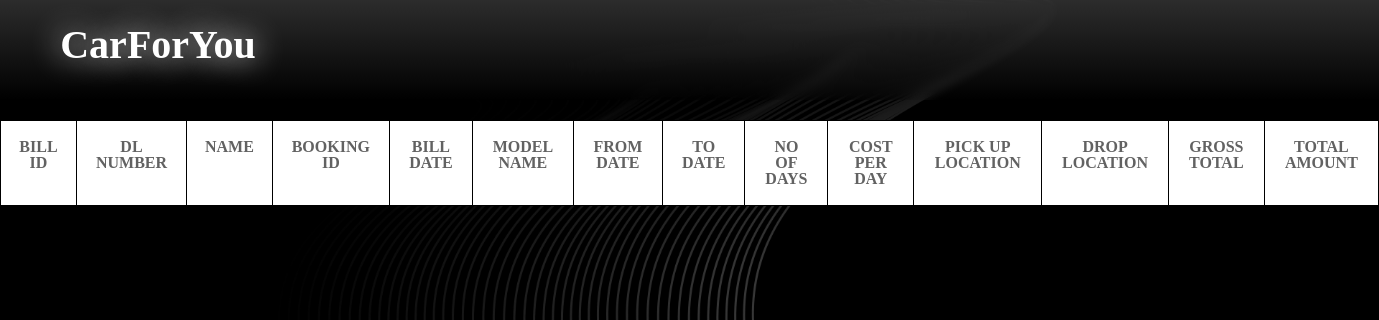
The app's page /admin/showbill.php, older data.
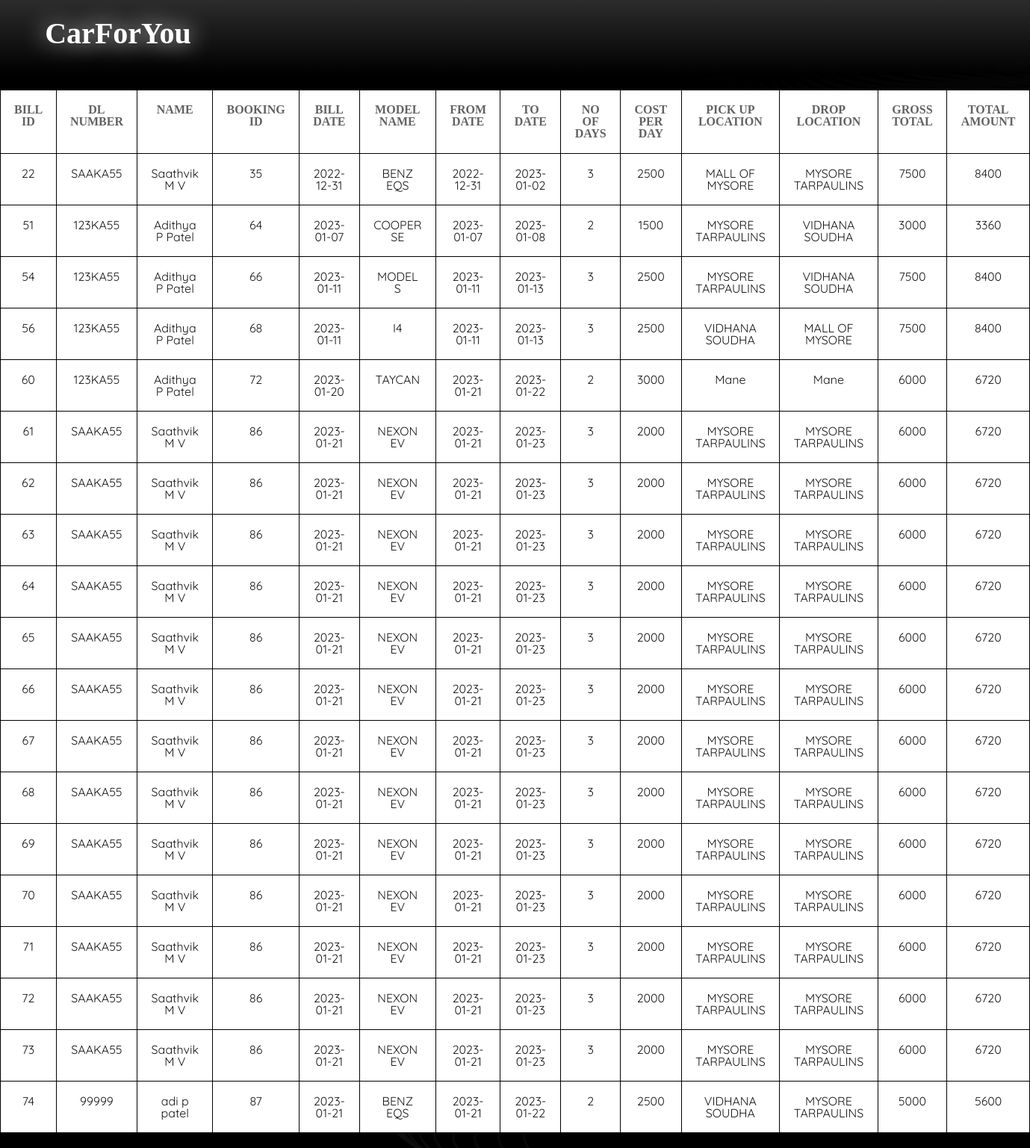
The same page, newer data.
### tables this page shows
CREATE TABLE `billing_details` (
  `BILL_ID` int(11) NOT NULL,
  `DL_NUM` varchar(10) NOT NULL,
  `NAME` varchar(30) DEFAULT NULL,
  `BOOKING_ID` int(11) NOT NULL,
  `BILL_DATE` date NOT NULL,
  `MODEL_NAME` varchar(30) DEFAULT NULL,
  `FROM_DATE` date DEFAULT NULL,
  `TO_DATE` date DEFAULT NULL,
  `NO_OF_DAYS` int(11) NOT NULL,
  `CPD` int(11) DEFAULT NULL,
  `PICK_LOC` char(30) DEFAULT NULL,
  `DROP_LOC` char(30) DEFAULT NULL,
  `GROSS_TOTAL` int(11) NOT NULL,
  `TOTAL_AMOUNT` int(11) NOT NULL
);

### admin/showbill.php (the view, shortened to what this page needs)
<!DOCTYPE html>
<html lang="en">
<head>
	<link rel="stylesheet" type="text/css" href="css/reset.css">
	<link rel="stylesheet" type="text/css" href="css/responsive.css">
</head>
<body>
	<section class="">
		<?php
        include 'header.php';
        $car = "SELECT * FROM billing_details";
        $car1 = $conn->query($car);
        ?>
        <div class="cal">
        <table class="invc">
            <tr>
            <td><h3>BILL ID</h3></td>
            <td><h3>DL NUMBER</h3></td>
            <td><h3>NAME</h3></td>
            <td><h3>BOOKING ID</h3></td>
            <td><h3>BILL DATE</h3></td>
            <td><h3>MODEL NAME</h3></td>
            <td><h3>FROM DATE</h3></td>
            <td><h3>TO DATE</h3></td>
            <td><h3>NO OF DAYS</h3></td>
            <td><h3>COST PER DAY</h3></td>
            <td><h3>PICK UP LOCATION</h3></td>
            <td><h3>DROP LOCATION</h3></td>
            <td><h3>GROSS TOTAL</h3></td>
            <td><h3>TOTAL AMOUNT</h3></td>
            </tr>
        <?php
        while($carw1=$car1->fetch_assoc())
        {
            ?>
            <tr>
            <td><?php echo $carw1['BILL_ID'] ?></td>
            <td><?php echo $carw1['DL_NUM'] ?></td>
            <td><?php echo $carw1['NAME'] ?></td>
            <td><?php echo $carw1['BOOKING_ID'] ?></td>
            <td><?php echo $carw1['BILL_DATE'] ?></td>
            <td><?php echo $carw1['MODEL_NAME'] ?></td>
            <td><?php echo $carw1['FROM_DATE'] ?></td>
            <td><?php echo $carw1['TO_DATE'] ?></td>
            <td><?php echo $carw1['NO_OF_DAYS'] ?></td>
            <td><?php echo $carw1['CPD'] ?></td>
            <td><?php echo $carw1['PICK_LOC'] ?></td>
            <td><?php echo $carw1['DROP_LOC'] ?></td>
            <td><?php echo $carw1['GROSS_TOTAL'] ?></td>
            <td><?php echo $carw1['TOTAL_AMOUNT'] ?></td>
            </tr>
        <?php }
        ?>
	</section>
</body>
</html>

Row changes from the older to the newer data that the page shows:
added billing_details: BILL_ID "22", DL_NUM "SAAKA55", NAME "Saathvik M V", BOOKING_ID "35", BILL_DATE "2022-12-31", MODEL_NAME "BENZ EQS", FROM_DATE "2022-12-31", TO_DATE "2023-01-02", NO_OF_DAYS "3", CPD "2500", PICK_LOC "MALL OF MYSORE", DROP_LOC "MYSORE TARPAULINS", GROSS_TOTAL "7500", TOTAL_AMOUNT "8400"
added billing_details: BILL_ID "51", DL_NUM "123KA55", NAME "Adithya P Patel", BOOKING_ID "64", BILL_DATE "2023-01-07", MODEL_NAME "COOPER SE", FROM_DATE "2023-01-07", TO_DATE "2023-01-08", NO_OF_DAYS "2", CPD "1500", PICK_LOC "MYSORE TARPAULINS", DROP_LOC "VIDHANA SOUDHA", GROSS_TOTAL "3000", TOTAL_AMOUNT "3360"
added billing_details: BILL_ID "54", DL_NUM "123KA55", NAME "Adithya P Patel", BOOKING_ID "66", BILL_DATE "2023-01-11", MODEL_NAME "MODEL S", FROM_DATE "2023-01-11", TO_DATE "2023-01-13", NO_OF_DAYS "3", CPD "2500", PICK_LOC "MYSORE TARPAULINS", DROP_LOC "VIDHANA SOUDHA", GROSS_TOTAL "7500", TOTAL_AMOUNT "8400"
added billing_details: BILL_ID "56", DL_NUM "123KA55", NAME "Adithya P Patel", BOOKING_ID "68", BILL_DATE "2023-01-11", MODEL_NAME "I4", FROM_DATE "2023-01-11", TO_DATE "2023-01-13", NO_OF_DAYS "3", CPD "2500", PICK_LOC "VIDHANA SOUDHA", DROP_LOC "MALL OF MYSORE", GROSS_TOTAL "7500", TOTAL_AMOUNT "8400"
added billing_details: BILL_ID "60", DL_NUM "123KA55", NAME "Adithya P Patel", BOOKING_ID "72", BILL_DATE "2023-01-20", MODEL_NAME "TAYCAN", FROM_DATE "2023-01-21", TO_DATE "2023-01-22", NO_OF_DAYS "2", CPD "3000", PICK_LOC "Mane", DROP_LOC "Mane", GROSS_TOTAL "6000", TOTAL_AMOUNT "6720"
added billing_details: BILL_ID "61", DL_NUM "SAAKA55", NAME "Saathvik M V", BOOKING_ID "86", BILL_DATE "2023-01-21", MODEL_NAME "NEXON EV", FROM_DATE "2023-01-21", TO_DATE "2023-01-23", NO_OF_DAYS "3", CPD "2000", PICK_LOC "MYSORE TARPAULINS", DROP_LOC "MYSORE TARPAULINS", GROSS_TOTAL "6000", TOTAL_AMOUNT "6720"
added billing_details: BILL_ID "62", DL_NUM "SAAKA55", NAME "Saathvik M V", BOOKING_ID "86", BILL_DATE "2023-01-21", MODEL_NAME "NEXON EV", FROM_DATE "2023-01-21", TO_DATE "2023-01-23", NO_OF_DAYS "3", CPD "2000", PICK_LOC "MYSORE TARPAULINS", DROP_LOC "MYSORE TARPAULINS", GROSS_TOTAL "6000", TOTAL_AMOUNT "6720"
added billing_details: BILL_ID "63", DL_NUM "SAAKA55", NAME "Saathvik M V", BOOKING_ID "86", BILL_DATE "2023-01-21", MODEL_NAME "NEXON EV", FROM_DATE "2023-01-21", TO_DATE "2023-01-23", NO_OF_DAYS "3", CPD "2000", PICK_LOC "MYSORE TARPAULINS", DROP_LOC "MYSORE TARPAULINS", GROSS_TOTAL "6000", TOTAL_AMOUNT "6720"
added billing_details: BILL_ID "64", DL_NUM "SAAKA55", NAME "Saathvik M V", BOOKING_ID "86", BILL_DATE "2023-01-21", MODEL_NAME "NEXON EV", FROM_DATE "2023-01-21", TO_DATE "2023-01-23", NO_OF_DAYS "3", CPD "2000", PICK_LOC "MYSORE TARPAULINS", DROP_LOC "MYSORE TARPAULINS", GROSS_TOTAL "6000", TOTAL_AMOUNT "6720"
added billing_details: BILL_ID "65", DL_NUM "SAAKA55", NAME "Saathvik M V", BOOKING_ID "86", BILL_DATE "2023-01-21", MODEL_NAME "NEXON EV", FROM_DATE "2023-01-21", TO_DATE "2023-01-23", NO_OF_DAYS "3", CPD "2000", PICK_LOC "MYSORE TARPAULINS", DROP_LOC "MYSORE TARPAULINS", GROSS_TOTAL "6000", TOTAL_AMOUNT "6720"
added billing_details: BILL_ID "66", DL_NUM "SAAKA55", NAME "Saathvik M V", BOOKING_ID "86", BILL_DATE "2023-01-21", MODEL_NAME "NEXON EV", FROM_DATE "2023-01-21", TO_DATE "2023-01-23", NO_OF_DAYS "3", CPD "2000", PICK_LOC "MYSORE TARPAULINS", DROP_LOC "MYSORE TARPAULINS", GROSS_TOTAL "6000", TOTAL_AMOUNT "6720"
added billing_details: BILL_ID "67", DL_NUM "SAAKA55", NAME "Saathvik M V", BOOKING_ID "86", BILL_DATE "2023-01-21", MODEL_NAME "NEXON EV", FROM_DATE "2023-01-21", TO_DATE "2023-01-23", NO_OF_DAYS "3", CPD "2000", PICK_LOC "MYSORE TARPAULINS", DROP_LOC "MYSORE TARPAULINS", GROSS_TOTAL "6000", TOTAL_AMOUNT "6720"
added billing_details: BILL_ID "68", DL_NUM "SAAKA55", NAME "Saathvik M V", BOOKING_ID "86", BILL_DATE "2023-01-21", MODEL_NAME "NEXON EV", FROM_DATE "2023-01-21", TO_DATE "2023-01-23", NO_OF_DAYS "3", CPD "2000", PICK_LOC "MYSORE TARPAULINS", DROP_LOC "MYSORE TARPAULINS", GROSS_TOTAL "6000", TOTAL_AMOUNT "6720"
added billing_details: BILL_ID "69", DL_NUM "SAAKA55", NAME "Saathvik M V", BOOKING_ID "86", BILL_DATE "2023-01-21", MODEL_NAME "NEXON EV", FROM_DATE "2023-01-21", TO_DATE "2023-01-23", NO_OF_DAYS "3", CPD "2000", PICK_LOC "MYSORE TARPAULINS", DROP_LOC "MYSORE TARPAULINS", GROSS_TOTAL "6000", TOTAL_AMOUNT "6720"
added billing_details: BILL_ID "70", DL_NUM "SAAKA55", NAME "Saathvik M V", BOOKING_ID "86", BILL_DATE "2023-01-21", MODEL_NAME "NEXON EV", FROM_DATE "2023-01-21", TO_DATE "2023-01-23", NO_OF_DAYS "3", CPD "2000", PICK_LOC "MYSORE TARPAULINS", DROP_LOC "MYSORE TARPAULINS", GROSS_TOTAL "6000", TOTAL_AMOUNT "6720"
added billing_details: BILL_ID "71", DL_NUM "SAAKA55", NAME "Saathvik M V", BOOKING_ID "86", BILL_DATE "2023-01-21", MODEL_NAME "NEXON EV", FROM_DATE "2023-01-21", TO_DATE "2023-01-23", NO_OF_DAYS "3", CPD "2000", PICK_LOC "MYSORE TARPAULINS", DROP_LOC "MYSORE TARPAULINS", GROSS_TOTAL "6000", TOTAL_AMOUNT "6720"
added billing_details: BILL_ID "72", DL_NUM "SAAKA55", NAME "Saathvik M V", BOOKING_ID "86", BILL_DATE "2023-01-21", MODEL_NAME "NEXON EV", FROM_DATE "2023-01-21", TO_DATE "2023-01-23", NO_OF_DAYS "3", CPD "2000", PICK_LOC "MYSORE TARPAULINS", DROP_LOC "MYSORE TARPAULINS", GROSS_TOTAL "6000", TOTAL_AMOUNT "6720"
added billing_details: BILL_ID "73", DL_NUM "SAAKA55", NAME "Saathvik M V", BOOKING_ID "86", BILL_DATE "2023-01-21", MODEL_NAME "NEXON EV", FROM_DATE "2023-01-21", TO_DATE "2023-01-23", NO_OF_DAYS "3", CPD "2000", PICK_LOC "MYSORE TARPAULINS", DROP_LOC "MYSORE TARPAULINS", GROSS_TOTAL "6000", TOTAL_AMOUNT "6720"
added billing_details: BILL_ID "74", DL_NUM "99999", NAME "adi p patel", BOOKING_ID "87", BILL_DATE "2023-01-21", MODEL_NAME "BENZ EQS", FROM_DATE "2023-01-21", TO_DATE "2023-01-22", NO_OF_DAYS "2", CPD "2500", PICK_LOC "VIDHANA SOUDHA", DROP_LOC "MYSORE TARPAULINS", GROSS_TOTAL "5000", TOTAL_AMOUNT "5600"
